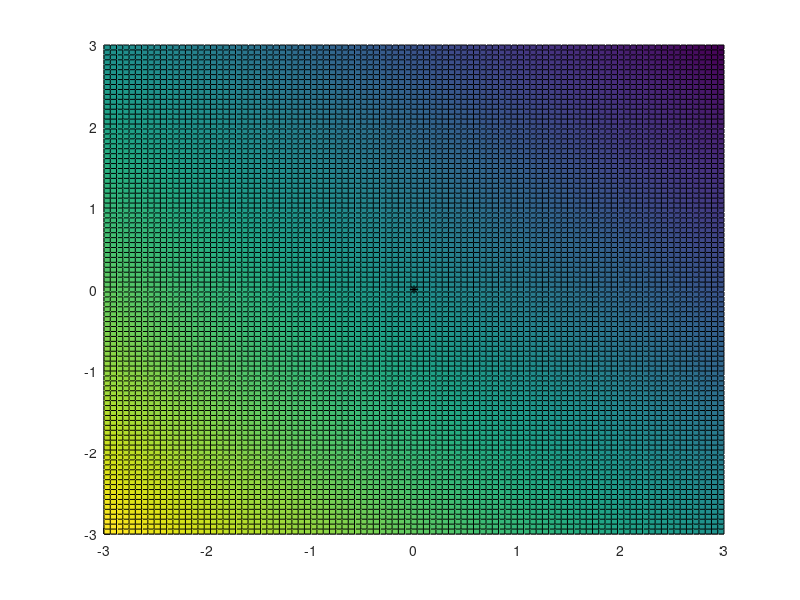
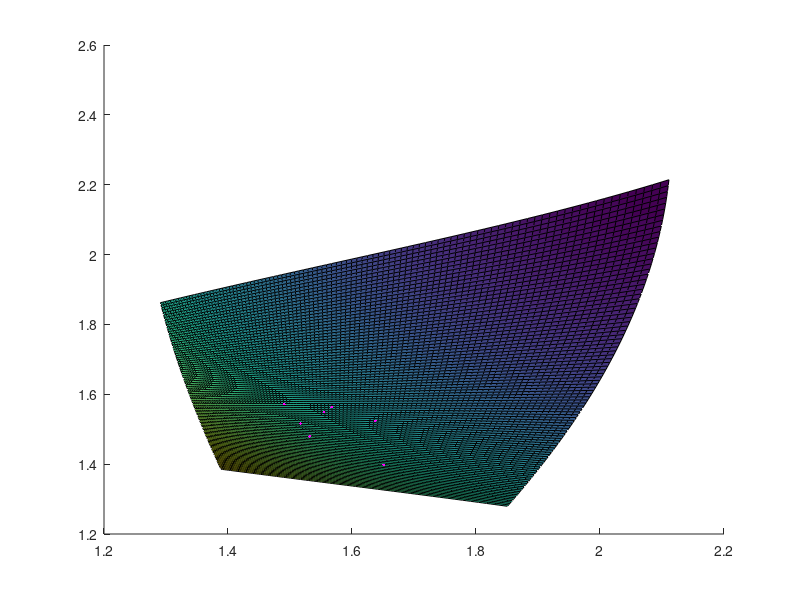

Here is the MATLAB script that generated these plots, in order: (Note: this script raises an error after producing the figures.)
%%
% Contents
% Section 1: An initial stab at fitting planes to data, minimizing error in 'r'.
% Includes code to test the dependence of the fit on linear transformations of the
% data.
%
% Section 2: Testing the dependence of a quadratic fit on linear
% transformations of the data.
%
% Section 2.1: Testing the dependence of linear and quadratic fit (of real
% data) with different data rotations.  Using the new NTsurfacefit.m which 
% treats the pair of planes as a special case of the general quadric
% surface.
%
% Section 3: Making a few plots for Paul Sampson (statistical consulting
% service) showing fits to an example dataset.
%
% Section 4: Fitting a plane and quadratic surfaces to simulated data and
% plotting these surfaces.
%
% Section 5: Trying a bootstrap test on an actual dataset (need to run some
% code in NeuroThresh.m first)
%
% Section 6: Testing the rejection probability of the bootstrap test by
% simulating data consistent with the null hypothesis.  Ideally, the 
% probability of rejecting the null hypothesis would be alpha.
%
% Section 7: Testing the rejection probability of the bootstrap test on a
% simple univariate linear regression.
%
% Section 8: Trying an idea to try to estimate SNR as a function of color
% direction from NeuroThresh data in an attempt to compare neural responses
% to DTspot data.  The basic idea is to fit the isoresponse surface 
% and the baseline rate, assume Poisson spiking and identical
% contrast response functions across color directions (normalized by
% distance to isoresponse surface).  Now we have a full distribution of
% spike counts at each location in color space.  Find the scale factor for
% which ROC area = 0.82.
%
% Section 8.1: How good is the approximation of a single contrast-response
% function in all color directions (using NeuroThresh)?
%
% Section 8.2: Comparing contrast-response functions measured in DTspot and
% NeuroThresh.  IN PROGRESS
%
% Section 9: What does the white noise could look like in LMS space?  How
% do the preferred color directions as assessed by WN, GT, and NT compare?
%
% Section 10: Playing around with a few models.  Planar isoresponse surface
% + nonlinear contrast response functions.  Also experimenting with
% non-planar isoresponse surfaces parameterized in spherical coordinates.
%%
% Section 1
% Playing around with planes in x,y,z and theta,phi,r

a = .1;
b = .1;
c = .1;
n = 10;

[x,y] = meshgrid(linspace(-3,3,100),linspace(-3,3,100));
% Using equation for plane: ax+by+cz+1 =0;
z= -(1+a*x+b*y)/c;

figure; axes; hold on;
surf(x,y,z);
plot3(0,0,0,'k*');

% Using Will Kleiber's spherical coordinates conventions
% can always switch back later.
% theta is elevation, but 0 means straight up
% phi is counterclockwise angle in the x, z plane
% Surface of plane in th, ph, log(r)
r = sqrt(x.^2+y.^2+z.^2);
th = acos(y./r);
ph = atan2(z,x);
L = logical(ph<0);
ph(L) = -ph(L);
ph(~L) = 2*pi-ph(~L);

figure; axes; hold on;
surf(th,ph,log(r));

% Creating random data and plotting them on same axes as surface
x = normrnd(0,1,n,1);
y = normrnd(0,1,n,1);
z = -(1+a*x+b*y)/c;
r = sqrt(x.^2+y.^2+z.^2);
r = r+normrnd(0,r/10);  % adding some noise.

th = acos(y./r);
ph = atan2(z,x);
L = logical(ph<0);
ph(L) = -ph(L);
ph(~L) = 2*pi-ph(~L);
plot3(th,ph,log(r),'m.');

% Bringing the noisy points back into xyz space
x = r.*sin(th).*cos(ph);
y = r.*cos(th);
z = -r.*sin(th).*sin(ph);

% Trying to fit the plane
% Creating an initial guess

pcs = princomp([x y z]);
mn = mean([x y z]);
initxyz = -sign(mn*pcs(:,3))* pcs(:,3)./norm(mn*pcs(:,3));
lights = [x y z];
[pointertoplane, out2, out3, out4] = fminsearch(@(x) surfacefiterr(lights,x),initxyz);

% Checking to see whether a linear transformation of the data leads to an
% estimate of the plane that is a linear transformation away from the
% original estimate of the plane (it is).
% 
% Here's the logic: 
% The equation for a plane is: [a b c]*[x y z]' = -1;
% Where a,b,c are parameters of the plane and x,y,z are spatial dimensions.
% if I transform [x y z] by a matrix A, I can rewrite this as:
% [a b c]*inv(A)*A*[x y z]'.  So if I feed A*[x y z]' into planefiterr
% instead of [x y z]' I get plane coefficients a',b',c' which are equal to
% [a b c]*inv(A).  To recover [a b c] from [a' b' c'] I have to
% postmultiply by A, or alternatively premultiply by A'.

pointerstoplane = [];
for i = 1:10
    A = normrnd(0,1,3,3);
    transformedxyz = [x y z]*A';
    pcs = princomp(transformedxyz);
    mn = mean(transformedxyz);
    initxyz = -sign(mn*pcs(:,3))* pcs(:,3)./norm(mn*pcs(:,3));
    [newpointertoplane, out2, out3, out4] = fminsearch(@(x) surfacefiterr(transformedxyz,x),initxyz);
    pointerstoplane = [pointerstoplane, A'*newpointertoplane];
end

pointerstoplane;


%%
% Section 2
% Testing the dependence of a quadratic fit on linear transformations of
% the data.  The SSE from the quadratic fit *does* depend somewhat on the
% coordinates in which the data are represented.  It's not as
% bad as the thin plate spline though.

a = normrnd(0,1)/10;
b = normrnd(0,1)/10;
c = normrnd(1,1)/10;

% simulating data points
n = 40;
x = normrnd(0,1,n,1);
y = normrnd(0,1,n,1);
z = -(1+a*x+b*y)/c;
[th,ph,r] = cart2sph(x,y,z);
noise = normrnd(1,.02,n,1);
r = exp(log(r)+log(noise));

% Bringing the noisy points back into xyz space
[x, y, z] = sph2cart(th,ph,r);

% Checking to see whether a linear transformation of the data changes the
% ratio of the SSE between the linear and the quadratic fits.

data = [];
for i = 1:40
    A = normrnd(0,40,3,3);
    % A = eye(3);
    transformedxyz = [x y z]*A';
    [v,d] = eig(cov([transformedxyz; -transformedxyz]));
    d = diag(d);
    whtmat = diag(sqrt(1./d))*v';
    transformedxyz = transformedxyz*whtmat';
    [th,ph,r] = cart2sph(transformedxyz(:,1),transformedxyz(:,2),transformedxyz(:,3));

    errs = zeros(500,500);
    tmp = tan(linspace(-pi/2.001,pi/2.001,size(errs,1)));
    for i = 1:length(tmp)
        for j = 1:length(tmp)
            % Parametrically varying a and b and leaving c=1
            predr = -1./(tmp(i).*cos(ph).*cos(th)+tmp(j).*cos(ph).*sin(th)+sin(ph));
            resid = log(abs(predr))-log(r);
            resid = resid-mean(resid);  % That extra degree of freedom
            errs(i,j) = sum(resid.^2);
        end
    end
    [i,j] = ind2sub(size(errs),find(errs(:) == min(errs(:))));
    predr = -1./(tmp(i).*cos(ph).*cos(th)+tmp(j).*cos(ph).*sin(th)+sin(ph));
    shiftfactor = mean(log(abs(predr))-log(r));
    atmp = tmp(i)*exp(shiftfactor);
    btmp = tmp(j)*exp(shiftfactor);
    ctmp = exp(shiftfactor);
    
    % Changing coordinate frames for gradient descent fits of planar and
    % quadratic surfaces.
    rotmat = MakeOrtho([[atmp; btmp; ctmp;] normrnd(0,1,3,2)]);
    rotmat = [rotmat(:,[2 3]) rotmat(:,1)];
    transformedxyz = transformedxyz*rotmat;
    
    rotabc = inv(rotmat)*[atmp;btmp;ctmp];
    options = optimset('MaxFunEvals',50000,'MaxIter',50000,'TolFun',10^-6,'TolX',10^-6);
    
    [planeparams, planeSSE, out3, out4] = fminsearch(@(x) surfacefiterr2(transformedxyz,x),rotabc, options);
    [quadparams, quadSSE, out3, out4] = fminsearch(@(x) surfacefiterr2(transformedxyz,x),[planeparams',0,0,0],options);
    data = [data; planeSSE quadSSE]
end


std(data)./mean(data)  % coefficient of variation
% The quality of the quadratic fit appears to depend very little on the
% initial linear transformation of the data.

%%
% Section 2.1
% Looking at the influence of data rotations on the plane and quadratic
% fits of real data (which has OOGs).  


%NTfilename = 'Sedna/S022210002.nex';  % pan color
%NTfilename = 'Sedna/S050410006.nex';  % planar
NTfilename = 'Kali/K091010004.nex'; % Bowl
NTfilename = 'Sedna/S033010003.nex';  % Cylinder?
NT = nex2stro(['/Users/greghorwitz/NexFiles/Greg/',NTfilename]);
out = NTpreprocess(NT,.4,2);
scaled = out(:,[2:4]).*repmat(out(:,5), 1,3);
Loog = logical(out(:,7));
data = [];
for i = 1:10
    A = normrnd(0,1,3,3);
    warning('off');
    [planeparams, planeSSE, quadparams, quadSSE, xformmat] = NTsurfacefit(scaled*A, Loog, 'newway');
    warning('on');
    data = [data; planeSSE quadSSE planeparams' quadparams]
end

%%
% Section 3
% Making figures for Paul Sampson et al.
% Need to have "data" from NeuroThreshStuff.m and Laccept
% This is a good file: 'K082509007.nex'

% 1) Points and fitted plane in xyz
Loog = logical(data(Laccept,6));
scaled = data(Laccept,[1:3]) .*repmat(data(Laccept,4), 1,3);


% Not sure how to handle OOG points.  For now, ignoring them.
[pcs, score, d] = princomp(scaled(~Loog,:));
mn = mean(scaled(~Loog,:))';
initxyz = -sign(mn'*pcs(:,3))* pcs(:,3)./norm(mn'*pcs(:,3));
options = optimset('MaxFunEvals',10000,'MaxIter',8000);
[pointertoplane, planeSSE, exitflag, out4] = fminsearch(@(x) surfacefiterr(scaled(~Loog,:),x),initxyz, options);
if (exitflag == 0)
    disp('Trying again with new initial guess');
    [pointertoplane, planeSSE, exitflag, out4] = fminsearch(@(x) surfacefiterr(scaled(~Loog,:),x),mn, options);
end

% Plotting
lims = [min(scaled(~Loog,:)); max(scaled(~Loog,:))];
figure; axes; hold on;
[x,y] = meshgrid(linspace(lims(1,1),lims(2,1),2),linspace(lims(1,2),lims(2,2),2));
% Using equation for plane: ax+by+cz+1 =0;
z=-(1+pointertoplane(1)*x+pointertoplane(2)*y)/pointertoplane(3);
h=surf(x,y,z);
set(h,'FaceAlpha',.75,'FaceColor',[.5 .5 .5]);
plot3(scaled(~Loog,1),scaled(~Loog,2), scaled(~Loog,3),'r.','MarkerSize',16);


%%
% Section 3 cont.
% Thin-plate smoothing spline
% Not sure this rotating thing is doing what I want it to do.
% Might need to work on this.
scaled = data(Laccept,[1:3]) .*repmat(data(Laccept,4), 1,3);
rotdat = scaled(~Loog,:);

r = sqrt(rotdat(:,1).^2+rotdat(:,2).^2+rotdat(:,3).^2);
th = acos(rotdat(:,2)./r);
ph = atan2(rotdat(:,3),rotdat(:,1));
L = logical(ph<0);
ph(L) = -ph(L);
ph(~L) = 2*pi-ph(~L);

[F,p] = tpaps([th ph]',log(r'));
[a,b] = meshgrid(linspace(min(th),max(th),100),linspace(min(ph),max(ph),100));
tmp = reshape(permute(cat(3,a,b),[3,1,2]),[2,size(a,1)*size(b,1)]);
splinepoints = fnval(F,tmp);
figure; axes; hold on;
h = surf(a,b,reshape(splinepoints,100,100));
plot3(th,ph,log(r),'r.');
resid = fnval(F,[th ph]')-log(r)';
splineSSE = sum(resid.^2)
title(num2str(splineSSE));

% Getting planeSSE
[pcs, score, d] = princomp(scaled(~Loog,:));
mn = mean(scaled(~Loog,:))';
initxyz = -sign(mn'*pcs(:,3))* pcs(:,3)./norm(mn'*pcs(:,3));
options = optimset('MaxFunEvals',10000,'MaxIter',8000);
[tmp, planeSSE, exitflag] = fminsearch(@(x) surfacefiterr(scaled(~Loog,:),x),initxyz, options);

% Now bootstrapping the residuals and fitting planes
niter = 2;
nulldist = [];
for i = 1:niter
    tmpresid = exp(resid(unidrnd(length(resid),[1 length(resid)])));
    l = r.*tmpresid'.*sin(th).*cos(ph);
    m = r.*tmpresid'.*cos(th);
    s = -r.*tmpresid'.*sin(th).*sin(ph);
    [pcs, score, d] = princomp([l m s]);
    mn = mean([l m s])';
    initxyz = -sign(mn'*pcs(:,3))* pcs(:,3)./norm(mn'*pcs(:,3));

    [tmp, SSE1, exitflag] = fminsearch(@(x) surfacefiterr([l m s],x),initxyz, options);
    Fboot = tpaps([th ph]',log(r'+tmpresid));
    SSE2 = sum((fnval(F,[th ph]')-log(r')-log(tmpresid)).^2);

    nulldist = [nulldist; SSE1./SSE2];
end
p = sum(nulldist<planeSSE/splineSSE)./niter;
%%
% Section 3 cont.
% Getting an empirical distribution of splineSSE and smoothing parameters
% for random rotations of the data.  The bottom line from this code is that
% the splineSSE depends alot on the coordinate frame in which the data are
% represented.  This is not good and steers me against using the thin plate
% spline.
niter = 2000;
scaled = data(Laccept,[1:3]) .*repmat(data(Laccept,4), 1,3);
out = nan*ones(niter,2);
for i = 1:niter
    rotdat = scaled(~Loog,:)*orth(normrnd(0,1,3,3))';

    r = sqrt(rotdat(:,1).^2+rotdat(:,2).^2+rotdat(:,3).^2);
    th = acos(rotdat(:,2)./r);
    ph = atan2(rotdat(:,3),rotdat(:,1));
    L = logical(ph<0);
    ph(L) = -ph(L);
    ph(~L) = 2*pi-ph(~L);

    [F,p] = tpaps([th ph]',log(r'),.99);
    resid = fnval(F,[th ph]')-log(r)';
    splineSSE = sum(resid.^2);
    out(i,:) = [splineSSE p];
end
figure;
subplot(2,2,1);
hist(out(:,1));
title('SplineSSE');
subplot(2,2,2);
hist(out(:,2));
title('Smoothing parameter');
subplot(2,2,3); hold on;
plot(out(:,1),out(:,2),'k.');
plot([planeSSE planeSSE],[min(out(:,2)) max(out(:,2))],'r-','linewidth',2);
xlabel('SplineSSE');
ylabel('Smoothing parameter');
%%
% Section 3 cont.
% 2) replotting in PCA space

M = pcs*diag(1./sqrt(d));
a = scaled*M;
cov(a(~Loog,:))  % Sanity check
lims = [min(a(~Loog,:)); max(a(~Loog,:))];
[x,y] = meshgrid(linspace(lims(1,1),lims(2,1),2),linspace(lims(1,2),lims(2,2),2));
b = pointertoplane'*pcs*diag(sqrt(d));
z=-(1+b(1)*x+b(2)*y)/b(3);

figure; axes; hold on;
plot3(a(~Loog,1),a(~Loog,2), a(~Loog,3),'r.','MarkerSize',16);
h=surf(x,y,z);
set(h,'FaceAlpha',.75,'EdgeAlpha',0,'FaceColor',[.5 .5 .5]);
%%
% Section 3 cont.
% Plotting in spherical coordinates
r = data(:,4);
th = acos(data(:,2));
ph = atan2(data(:,3),data(:,1));
L = logical(ph<0);
ph(L) = -ph(L);
ph(~L) = 2*pi-ph(~L);

figure; axes; hold on;
plot3(th(~Loog),ph(~Loog),log(r(~Loog)),'r.','MarkerSize',16);

% Now the surface
lims = [min(scaled(~Loog,[1 2])); max(scaled(~Loog,[1 2]))];
[x,y] = meshgrid(linspace(lims(1,1),lims(2,1),50),linspace(lims(1,2),lims(2,2),50));

a = pointertoplane(1);
b = pointertoplane(2);
c = pointertoplane(3);
z = -(1+a*x+b*y)/c;
r = sqrt(x.^2+y.^2+z.^2);
th = acos(y./r);
ph = atan2(z,x);
L = logical(ph<0);
ph(L) = -ph(L);
ph(~L) = 2*pi-ph(~L);
h = surf(th,ph,log(r));
set(h,'FaceAlpha',.5,'EdgeAlpha',0);
xlabel('theta');
ylabel('phi');
zlabel('r');


%%
% Section 3 cont.
% Residuals
r = data(:,4);
th = acos(data(:,2));
ph = atan2(data(:,3),data(:,1));
L = logical(ph<0);
ph(L) = -ph(L);
ph(~L) = 2*pi-ph(~L);

predr = -1./(pointertoplane(1).*sin(th).*cos(ph)+pointertoplane(2).*cos(th)-pointertoplane(3).*sin(th).*sin(ph));
figure;
subplot(2,1,1);
plot(predr(~Loog),r(~Loog)-predr(~Loog),'k.');
xlabel('fitted');
ylabel('data-fitted');

subplot(2,1,2);
plot(log(predr(~Loog)),log(r(~Loog))-log(predr(~Loog)),'k.');
xlabel('log(fitted)');
ylabel('log(data-fitted)');

%%
% Section 4
% Fitting a plane and a quadratic surface to simulated data. 
a = .2;
b = -.2;
c = -.1;

n = 40;
x = normrnd(0,1,n,1);
y = normrnd(0,1,n,1);
z = -(1+a*x+b*y)/c;
r = sqrt(x.^2+y.^2+z.^2);
r = r+normrnd(0,r/4);  % adding some noise.

th = acos(y./r);
ph = atan2(z,x);
L = logical(ph<0);
ph(L) = -ph(L);
ph(~L) = 2*pi-ph(~L);

% Bringing the noisy points back into xyz space
x = r.*sin(th).*cos(ph);
y = r.*cos(th);
z = -r.*sin(th).*sin(ph);

% Trying to fit the plane
% Creating an initial guess
mn = mean([x y z]);
initxyz = -pinv(mn);
initxyz = [a b c]';
options = optimset('MaxFunEvals',50000,'MaxIter',50000);
[planeparams, planeerr, out3, out4] = fminsearch(@(fn) surfacefiterr([x y z],fn),initxyz,options);
[quadparams1, quaderr1, out3, out4] = fminsearch(@(fn) surfacefiterr([x y z],fn),[planeparams;0;0;0],options);
[quadparams2, quaderr2, out3, out4] = fminsearch(@(fn) surfacefiterr([x y z],fn),[planeparams;0;0;0;0;0;0],options);

% Plotting the plane
figure; axes; hold on;
plot3(0,0,0,'y*','MarkerSize',10);
plot3(x,y,z,'r.','MarkerSize',10);
[xx yy] = meshgrid(linspace(-2,2,2),linspace(-2,2,2));
planez = -(1+planeparams(1)*xx+planeparams(2)*yy)/planeparams(3);
h = surf(xx,yy,planez);
set(h,'FaceAlpha',.2);


% Plotting the quadratic fit without the crossterms
% The quadratic surface: 
% ax+by+cz+dx^2+ey^2+fz^2+gxy+hyz+ixz+1 = 0

% Rearranging terms 
% fz^2+(c+hy+ix)z+(1+ax+by+dx^2+ey^2+gxy) = 0
% General solution to quadratic equation: az^2+bz+c = 0
% z = 2c/(-b+-4ac)
cprime = 1+quadparams1(1).*mn(1)+quadparams1(2).*mn(2)+quadparams1(4).*mn(1).^2+quadparams1(5).*mn(2).^2;
z1 = 2*cprime./(-quadparams1(3)+sqrt(quadparams1(3).^2-4*quadparams1(6)*cprime));
z2 = 2*cprime./(-quadparams1(3)-sqrt(quadparams1(3).^2-4*quadparams1(6)*cprime));
if (abs(mn(3)-z1) < abs(mn(3)-z2))
    signz = 1;
else
    signz = -1;
end

[xx yy] = meshgrid(linspace(-2,2,100),linspace(-2,2,100));
cprime = 1+quadparams(1).*xx+quadparams(2).*yy+quadparams(4).*xx.^2+quadparams(5).*yy.^2;
quadz = 2*cprime./(-quadparams(3)+signz.*sqrt(quadparams(3).^2-4*quadparams(6)*cprime));
Limag = real(quadz) ~= quadz;
xx(Limag) = nan;
yy(Limag) = nan;
quadz(Limag) = nan;
h = surf(xx,yy,quadz);
set(h,'FaceAlpha',.2,'EdgeAlpha',.2,'edgecolor','red');

% Figuring out which of the two solutions (surfaces) to use for the
% quadratic fit with the crossterms
cprime = 1+quadparams2(1).*mn(1)+quadparams2(2).*mn(2)+quadparams2(4).*mn(1).^2+quadparams2(5).*mn(2).^2+quadparams2(7).*mn(1).*mn(2);
bprime = quadparams2(3)+quadparams2(8).*mn(2)+quadparams2(9).*mn(1);
z1 = 2*cprime./(-bprime+sqrt(bprime.^2-4*quadparams2(6)*cprime));
z2 = 2*cprime./(-bprime-sqrt(bprime.^2-4*quadparams2(6)*cprime));
if (abs(mn(3)-z1) < abs(mn(3)-z2))
    signz = 1;
else
    signz = -1;
end
cprime = 1+quadparams2(1).*xx+quadparams2(2).*yy+quadparams2(4).*xx.^2+quadparams2(5).*yy.^2+quadparams2(7).*xx.*yy;
bprime = quadparams2(3)+quadparams2(8).*yy+quadparams2(9).*xx;

quadz = 2*cprime./(-bprime+signz.*sqrt(bprime.^2-4*quadparams2(6)*cprime));
Limag = real(quadz) ~= quadz;
xx(Limag) = nan;
yy(Limag) = nan;
quadz(Limag) = nan;
h = surf(xx,yy,quadz);
set(h,'FaceAlpha',.2,'EdgeAlpha',.2,'edgecolor','blue');

title(['SSEs: ',num2str(planeerr),' ',num2str(quaderr1),' ',num2str(quaderr2)]);
%%
% Section 5
% Now trying a bootstrapping test comparing a planar model to a quadratic
% model.
% Need to have "data" from NeuroThreshStuff.m and Laccept
% and you should have gone through the part in which a single "group"
% of points is identified.
% This is a good file: 'K082509007.nex'
% Still need a good way of making the initial guess.

% Fitting the plane and the quadratic surface
Loog = logical(data(Laccept,6));
scaled = data(Laccept,[1:3]) .*repmat(data(Laccept,4), 1,3);
mn = mean(scaled(~Loog,:))';
[pcs, score, d] = princomp(scaled(~Loog,:));
mn = mean(scaled(~Loog,:))';
initxyz = -sign(mn'*pcs(:,3))* pcs(:,3)./norm(mn'*pcs(:,3));
options = optimset('MaxFunEvals',10000,'MaxIter',8000);
[planeparams, planeSSE, out3, out4] = fminsearch(@(fn) surfacefiterr(scaled(~Loog,:),fn),initxyz,options);
[quadparams, quadSSE, out3, out4] = fminsearch(@(fn) surfacefiterr(scaled(~Loog,:),fn),[planeparams;0;0;0;0;0;0],options);

% Plotting data
figure; axes; hold on;
plot3(scaled(~Loog,1),scaled(~Loog,2),scaled(~Loog,3),'r.','MarkerSize',10);
plot3(scaled(Loog,1),scaled(Loog,2),scaled(Loog,3),'y.','MarkerSize',10);
plot3(0,0,0,'y*','MarkerSize',10);
title(num2str([planeSSE quadSSE]));

% Plotting plane
[xx yy] = meshgrid(linspace(-.1,.1,2),linspace(-.1,.1,2));
planez = -(1+planeparams(1)*xx+planeparams(2)*yy)/planeparams(3);
h = surf(xx,yy,planez);
set(h,'FaceAlpha',.2);

% Plotting quadratic surface
[xx yy] = meshgrid(linspace(-.2,.2,100),linspace(-.2,.2,100));
cprime = 1+quadparams(1).*xx+quadparams(2).*yy+quadparams(4).*xx.^2+quadparams(5).*yy.^2+quadparams(7).*xx.*yy;
bprime = quadparams(3)+quadparams(8).*yy+quadparams(9).*xx;
for signz = [-1 1];
    quadz = 2*cprime./(-bprime+signz.*sqrt(bprime.^2-4*quadparams(6)*cprime));
    Limag = real(quadz) ~= quadz;
    xx(Limag) = nan;
    yy(Limag) = nan;
    quadz(Limag) = nan;
    h = surf(xx,yy,quadz);
    set(h,'FaceAlpha',.2,'EdgeAlpha',.2,'edgecolor','blue');
end
% Getting the residuals from the quadratic fit
r = sqrt(sum(scaled(:,[1 2 3]).^2,2));

A = ([scaled(~Loog,[1 2 3]).^2,...
    scaled(~Loog,1).*scaled(~Loog,2),...
    scaled(~Loog,2).*scaled(~Loog,3),...
    scaled(~Loog,1).*scaled(~Loog,3)]...
        *quadparams([4 5 6 7 8 9]))./(r(~Loog,:).^2);

B = (scaled(~Loog,[1 2 3])*quadparams([1 2 3]))./r(~Loog,:);

predr1 = 2./(-B+sqrt(B.^2-4.*A));
predr2 = 2./(-B-sqrt(B.^2-4.*A));

% Clunky code below
predr = nan*ones(size(predr1));
predr(predr1 < 0) = predr2(predr1 < 0);
predr(predr2 < 0) = predr1(predr2 < 0);
L = isnan(predr); % color directions with two positive solutions
predr(L) = min([predr1(L), predr2(L)],[],2);
resid = log(r)-log(predr);

exp(resid)

% Finding r's that lie on the best fit plane.
th = acos(scaled(~Loog,2)./r(~Loog));
ph = atan2(scaled(~Loog,3),scaled(~Loog,1));
L = logical(ph<0);
ph(L) = -ph(L);
ph(~L) = 2*pi-ph(~L);
planer = -1./(planeparams(1).*sin(th).*cos(ph)+planeparams(2).*cos(th)-planeparams(3).*sin(th).*sin(ph))

niter = 10;
nulldist = nan*ones(niter,1);
drawnow;
for i = 1:niter
    i
    tmpresid = exp(resid(unidrnd(length(resid),[1 length(resid)])));
    l = planer.*tmpresid.*sin(th).*cos(ph);
    m = planer.*tmpresid.*cos(th);
    s = -planer.*tmpresid.*sin(th).*sin(ph);

    [tmp, SSE1, exitflag] = fminsearch(@(x) surfacefiterr([l m s],x),planeparams, options);
    [tmp, SSE2, exitflag] = fminsearch(@(x) surfacefiterr([l m s],x),[tmp;0;0;0;0;0;0], options);
    nulldist(i)= SSE1./SSE2;
end
p = sum(nulldist>planeSSE/quadSSE)./niter;
figure; axes; hold on;
hist(nulldist,40);
title(['p=',num2str(p)]);
plot(planeSSE/quadSSE,0,'m*');
%%
% Section 6
% Testing the alpha level of the bootstrap test
% Generating points on a plane plus some radial noise.
% Then doing the bootstrap test, comparing the qualities of plane to 
% quadratic fits to see how often we get a significant result.

% Simulated plane
niter = 1000;
nbootiter = 2000;
ps = [];
allplaneparams = [];
planeSSEs = [];
quadSSEs = [];
allquadparams = [];
types = [];
for i  = 1:niter
    % Inititial rotation of the data is probably important.
    % 'C' can't be too small. *(Is this really a problem?  I don't know.)
    a = normrnd(0,1)/10;
    b = normrnd(0,1)/10;
    c = normrnd(1,1)/10;

    % simulating data points
    n = 40;
    x = normrnd(0,1,n,1);
    y = normrnd(0,1,n,1);
    z = -(1+a*x+b*y)/c;
    r = sqrt(x.^2+y.^2+z.^2);
    noise = normrnd(1,.02,n,1);
    r = exp(log(r)+log(noise));

    th = acos(y./r);
    ph = atan2(z,x);
    L = logical(ph<0);
    ph(L) = -ph(L);
    ph(~L) = 2*pi-ph(~L);

    % Bringing the noisy points back into xyz space
    x = r.*sin(th).*cos(ph);
    y = r.*cos(th);
    z = -r.*sin(th).*sin(ph);

    % Trying to fit the plane
    % Creating an initial guess
    %mn = mean([x y z])';
    %[pcs, score, d] = princomp([x y z]);
    %initxyz = -sign(mn'*pcs(:,3))* pcs(:,3)./norm(mn'*pcs(:,3));
    initxyz = [a b c]';  % Using the true values as an initial guess.
    options = optimset('MaxFunEvals',50000,'MaxIter',50000);
    disp('Fitting plane');
    [planeparams, planeSSE, out3, out4] = fminsearch(@(fn) surfacefiterr2([x y z],fn),initxyz,options);
    disp('Fitting quadratic surface');
    %[quadparams, quadSSE, out3, out4] = fminsearch(@(fn) surfacefiterr([x y z],fn),[planeparams;0;0;0],options);
    [quadparams, quadSSE, out3, out4] = fminsearch(@(fn) surfacefiterr2([x y z],fn),[planeparams;0;0;0],options);
     
%     A = ([x.^2 y.^2 x.*y]*quadparams([4 5 6]))./(r.^2);
%     B = ([x y z]*quadparams([1 2 3]))./r;
% 
%     quadpredr1 = 2./(-B+sqrt(B.^2-4.*A));
%     quadpredr2 = 2./(-B-sqrt(B.^2-4.*A));
% 
%     resid = nan*ones(size(quadpredr1));
%     resid(quadpredr1 < 0) = log(r(quadpredr1 < 0))-log(quadpredr2(quadpredr1 < 0));
%     resid(quadpredr2 < 0) = log(r(quadpredr2 < 0))-log(quadpredr1(quadpredr2 < 0));
%     L = isnan(resid); % color directions with two positive solutions
%     resid(L) = min([abs(log(r(L))-log(quadpredr1(L))) abs(log(r(L))-log(quadpredr2(L)))],[],2);

    % Finding r's that lie on the best fit plane.
    th = acos(y./r);
    ph = atan2(z,x);
    L = logical(ph<0);
    ph(L) = -ph(L);
    ph(~L) = 2*pi-ph(~L);
    planer = -1./(planeparams(1).*sin(th).*cos(ph)+planeparams(2).*cos(th)-planeparams(3).*sin(th).*sin(ph));

    % Debugging
     resid = log(r)-log(planer);
    
    nulldist = nan*ones(nbootiter,1);
    wait_h = waitbar(0,'Bootstrapping...');
    disp(['Bootstrapping.  PlaneSSE = ',num2str(planeSSE),' QuadSSE = ',num2str(quadSSE)]);
    SSEs = [];
    for j = 1:nbootiter
        waitbar(j/nbootiter, wait_h);
        tmpresid = exp(resid(unidrnd(length(resid),[1 length(resid)])));
        
        % Debugging
        %tmpresid = normrnd(1,.02,n,1);
     
        l = planer.*tmpresid.*sin(th).*cos(ph);
        m = planer.*tmpresid.*cos(th);
        s = -planer.*tmpresid.*sin(th).*sin(ph);

        [tmp, SSE1, exitflag1] = fminsearch(@(x) surfacefiterr2([l m s],x),planeparams, options);
        % [tmp, SSE2, exitflag2] = fminsearch(@(x) surfacefiterr([l m s],x),[planeparams;0;0;0], options);
        [tmp, SSE2, exitflag2] = fminsearch(@(x) surfacefiterr2([l m s],x),[planeparams;0;0;0], options);
        if (~exitflag1)
            disp('Bonked on a plane fit');
        end
        if (~exitflag2)
            disp('Bonked on a quadratic fit');
        end
        if (~exitflag1 | ~exitflag2)
            j = j-1;
        end
        nulldist(j)= (SSE1-SSE2)./SSE2;
        SSEs(j,:) = [SSE1 SSE2];
    end
    close(wait_h);
    p = sum(nulldist>(planeSSE-quadSSE)/quadSSE)./nbootiter;
    planeSSEs = [planeSSEs; planeSSE mean(SSEs(:,1)) std(SSEs(:,1))];
    quadSSEs = [quadSSEs; quadSSE mean(SSEs(:,2)) std(SSEs(:,2))];
    ps = [ps; p]
    types = [types; std(resid)];
    allplaneparams = [allplaneparams; planeparams'];
    allquadparams = [allquadparams; quadparams'];
end

figure;
hist(ps);
figure;
fittdiff = sum((allplaneparams-allquadparams(:,[1 2 3])).^2,2);
hist(ps(fittdiff < 100));

%%
% Section 7
% OK, now something even simpler
% Taking data that are Gaussian deviations away from a line.  Fitting a
% line and a quadratic by OLS.  Resampling from the quadratic residuals,
% sticking them on the best fit line and calculating the SSE of the line
% and quadratic fits.

% The distribution of p-values generated by this code is impressively
% uniform!

% Simulated plane
niter = 1000;
nbootiter = 2000;
ps = [];
for i  = 1:niter
    b = normrnd(0,1,2,1)/10;

    % simulating data points
    n = 40;
    x = normrnd(0,1,n,1);
    y = b(1)+b(2)*x+normrnd(0,.1,n,1);
    b_linear = [ones(n,1) x]\y;
    yhat_linear = [ones(n,1) x]*b_linear;
    lineSSE = sum((y-yhat_linear).^2);
    b_quad = [ones(n,1) x x.^2]\y;
    yhat_quad = [ones(n,1) x x.^2]*b_quad;
    quadSSE = sum((y-yhat_quad).^2);
    resid = y-yhat_quad;
    
    nulldist = nan*ones(nbootiter,1);
    wait_h = waitbar(0,'Bootstrapping...');
    disp(['Bootstrapping.  PlaneSSE = ',num2str(lineSSE),' QuadSSE = ',num2str(quadSSE)]);
    for j = 1:nbootiter
        waitbar(j/nbootiter, wait_h);
        tmpresid = resid(unidrnd(length(resid),[1 length(resid)]));
        y = yhat_linear+tmpresid;
        
        b_linear = [ones(n,1) x]\y;
        yhat_linear = [ones(n,1) x]*b_linear;
        SSE1 = sum((y-yhat_linear).^2);
        b_quad = [ones(n,1) x x.^2]\y;
        yhat_quad = [ones(n,1) x x.^2]*b_quad;
        SSE2 = sum((y-yhat_quad).^2);
        
        nulldist(j)= SSE1./SSE2;
    end
    close(wait_h);
    p = sum(nulldist>lineSSE/quadSSE)./nbootiter;
    ps = [ps; p]
 end

figure;
hist(ps);

%%
% Section 8
% trying to get a meaningful (if model-bound) estimate of neurometric
% threshold from NeuroThresh data. (Run the begining part of
% NeuroThreshStuff first so that we have "planeparams" and "quadparams").
% Not assuming a linear contrast response function.

% Getting raw spike counts.
nspikes = zeros(size(stro.trial,1),1);
for i = 1:size(stro.trial,1)
    spiketimes = stro.ras{i,spikeidx};
    nspikes(i) = sum(spiketimes > stimon_t(i)+stro.sum.exptParams.latency/1000 & spiketimes < stimoff_t(i));
    dur(i)= stimoff_t(i)-stimon_t(i)-stro.sum.exptParams.latency/1000;
end

tmp1 = [];
tmp2 = [];
for i = find(Laccept)'
    if (data(i,end) == 1)
        continue
    end
    % Getting predicted distances to plane (in transformed space)
    coloridx = uniquecoloridxs(i);
    colordir = data(i,[1 2 3]);
    rotcol =  colordir*xformmat; % To get into the same space as planeparams/quadparams  
    
    r = sqrt(sum(rotcol.^2,2));
    A = (quadparams(4).*rotcol(:,1).^2+quadparams(5).*rotcol(:,2).^2+quadparams(6).*rotcol(:,1).*rotcol(:,2))./(r.^2);
    B = (quadparams(1).*rotcol(:,1)+quadparams(2).*rotcol(:,2)+quadparams(3).*rotcol(:,3))./r;

    quadpredr1 = 2./(-B+sqrt(B.^2-4.*A));
    quadpredr2 = 2./(-B-sqrt(B.^2-4.*A));
    quadpredr1(real(quadpredr1) ~= quadpredr1) = Inf;
    quadpredr2(real(quadpredr2) ~= quadpredr2) = Inf;
    quadpredr = min([abs(quadpredr1), abs(quadpredr2)]);
    quadpredr = quadpredr./r;  
    % Quadpredr is now multiplier to get a unit vector in color direction to surface
    
    linpredr = (planeparams'*planeparams)/abs(rotcol*planeparams); % distance to plane (multiplier)
    % (predr*rotcol)*planeparams == norm(planeparams).^2
    % predr is the scaling factor that puts rotcol on the plane
    tmp1 = [tmp1;quadpredr data(i,4)];

    L = coloridxs == coloridx;
    lms = stro.trial(L,lmsidxs);
    [u,s,v] = svd(lms);
    unitvector = v(:,1);
    contrasts = abs(lms*unitvector);
    resp = nspikes(L);
    tmp2 = [tmp2; repmat(coloridx,sum(L),1) contrasts/quadpredr, resp];
   
  % color_id, normalized contrast, response
end
figure; axes; hold on;
plot(log(tmp1(:,1)),log(tmp1(:,2)),'k.');
plot([min(log(tmp1(:,1))),max(log(tmp1(:,1)))],[min(log(tmp1(:,2))),max(log(tmp1(:,2)))],'k:');
xlabel('log predr');
ylabel('log r');

figure; axes; hold on;
for i = unique(tmp2(:,1))'
    L = tmp2(:,1) == i;
    h = plot(tmp2(L,2), tmp2(L,3),'k.');
    set(h,'Color',unifrnd(0,1,1,3));
   % drawnow;
   % pause;
   % cla
end
beta = glmfit([tmp2(:,2) tmp2(:,2).^2],tmp2(:,3),'poisson','link','identity');
%plot([0 2],beta(1)+beta(2)*[0 2],'k-');
tmp = logspace(-.5, .3);
plot(tmp,beta(1)+beta(2)*tmp+beta(3)*tmp.^2,'k-');
thr = stro.sum.exptParams.threshold*mean(dur);
plot([min(tmp2(:,2)) 1 1],[thr thr 0],'k-');
set(gca,'xscale','log')

% Now have to find the "normalized contrast" at which the ROC area is 0.82
% Getting baseline response
 L = logical(~isnan(fpacq_t));
 baseline = [];
 for i = find(L)'
     spiketimes = stro.ras{i,spikeidx};
     baseline = [baseline; sum(spiketimes > stimon_t(i)-stro.sum.exptParams.latency/1000 & spiketimes < stimon_t(i))];
 end
 [baselinepdf,n] = hist(baseline,[0:5*max(nspikes)]);
 baselinepdf = baselinepdf./sum(baselinepdf);
 %baselinepdf = poisspdf(0:5*max(nspikes), mean(baseline));
 %baselinepdf = poisspdf(0:5*max(nspikes), beta(1));
 tmp = [];
 for testcontrast = 0:.01:2
     testlambda = beta(1)+beta(2)*testcontrast+beta(3)*testcontrast.^2;
     testpdf = poisspdf(0:5*max(nspikes),testlambda);
     testcdf = poisscdf(0:5*max(nspikes),testlambda);
     rocarea = baselinepdf*(1-testcdf') + .5* testpdf*baselinepdf';
    tmp  = [tmp; testcontrast, rocarea];
    % Logic for the above line:
    % P(X>Y) = P(X>0|y=1)P(Y=1) + ...
	% P(X=Y) = P(X=0|y=0)P(Y=0) + ...
end
err = (tmp(:,2) - .82).^2;
% Normalized contrast (0 = blank, 1 = on isoresponse surface) 
% at which modeled neurometric threshold is 0.82
threshnormcontrast = tmp(find(err == min(err)),1);
% Now estimating threshold for a particular color direction in cone
% contrast units
colordir = [0 0 1];
colordir = colordir./norm(colordir);
rotcol =  colordir*xformmat; % To get into the same space as planeparams
%predr = (planeparams'*planeparams)/abs(rotcol*planeparams); % linear fit
r = sqrt(sum(rotcol.^2,2));
A = (quadparams(4).*rotcol(:,1).^2+quadparams(5).*rotcol(:,2).^2+quadparams(6).*rotcol(:,1).*rotcol(:,2))./(r.^2);
B = (quadparams(1).*rotcol(:,1)+quadparams(2).*rotcol(:,2)+quadparams(3).*rotcol(:,3))./r;

quadpredr1 = 2./(-B+sqrt(B.^2-4.*A));
quadpredr2 = 2./(-B-sqrt(B.^2-4.*A));
quadpredr1(real(quadpredr1) ~= quadpredr1) = Inf;
quadpredr2(real(quadpredr2) ~= quadpredr2) = Inf;
quadpredr = min([abs(quadpredr1), abs(quadpredr2)]);
quadpredr = quadpredr./r;  % Quadpredr is now multiplier to get a unit vector in color dierciton to surface

predthresh = quadpredr*threshnormcontrast;
title(['Color Dir: [',num2str(colordir,2),'] Estimated threshold: ',num2str(predthresh)])

%%
% Testing out parametric ROC calculation
rocs = [];
for i = 1:1000
    x = poissrnd(mean(baseline), 100,1);
    y = poissrnd(testnormcontrast, 100,1);
    rocs = [rocs; roc(x,y)];
end
hist(rocs)
title(num2str(mean(rocs)))

%%
% Section 8.1
% Comparing contrast-response functions in multiple directions in color
% space in NeuroThresh.  How good is the approximation of a single
% underlying contrast-response function that works in all color directions
% but the domain of which is scaled?
NTfilename = 'S030510003';
NT = nex2stro(findfile(NTfilename));
out = NTpreprocess(NT,.4, 1);
out(out(:,end) == 1,:) = [];  % Getting rid of the OOGs
spikeidx = strcmp(NT.sum.rasterCells(1,:),getSpikenum(NT));
coloridxs = NT.trial(:,strcmp(NT.sum.trialFields(1,:),'coloridx'));
stimon_t = NT.trial(:,strcmp(NT.sum.trialFields(1,:),'stim_on'));
stimoff_t = NT.trial(:,strcmp(NT.sum.trialFields(1,:),'stim_off'));
lms = NT.trial(:,[find(strcmp(NT.sum.trialFields(1,:),'lcont'))...
            find(strcmp(NT.sum.trialFields(1,:),'mcont'))...
            find(strcmp(NT.sum.trialFields(1,:),'scont'))]);

for i = 1:size(NT.trial,1)
    spiketimes = NT.ras{i,spikeidx};
    nspikes(i) = sum(spiketimes > stimon_t(i)+NT.sum.exptParams.latency/1000 & spiketimes < stimoff_t(i));
end

uniquecoloridxs = out(:,1);
uniquecolordirs = out(:,[2:4]);

% First, getting the color directions, contrasts, and responses into an
% easy to use format.  Also plotting contrast response functions in vector
% norms;
figure; subplot(2,1,1); hold on;
data = [];
for i = uniquecoloridxs'
    L = coloridxs == i;
    contrast = abs(uniquecolordirs(uniquecoloridxs == i,:)*lms(L,:)');
    data(length(data)+1).contrast = contrast';
    data(length(data)).response = nspikes(L);
    data(length(data)).lms = uniquecolordirs(uniquecoloridxs == i,:);
    
    h = plot(contrast, nspikes(L),'ko');
    set(h,'MarkerFaceColor',unifrnd(0,1,3,1));
end
set(gca,'XScale','log');
[beta, dev, stats] = glmfit(cat(1,data.contrast),cat(1,data.response),'poisson');
subplot(2,1,2);
plot(cat(1,data.contrast), stats.resid,'k.');
set(gca,'XScale','log');

% Now, fitting contrast-response curves (lines for now) separately for each
% color direction.  No constant because it has to be the same for all color
% directions.
beta = [];
for i = 1:length(data)
    beta(i) = glmfit(data(i).contrast,data(i).response,'poisson','constant','off');
end
figure; axes; hold on;
for i = 1:length(data)
   h = plot(beta(i)*data(i).contrast,data(i).response,'ko');
   set(h,'MarkerFaceColor',unifrnd(0,1,3,1));
end
set(gca,'XScale','log','YScale','log');


% Now fitting a gigantic model to the whole dataset
% with different slopes for each color direction but a common y-intercept.
r = cat(1,data.response);
designmatrix = zeros(length(r),length(data));
for i = 1:length(data)
    if i == 1
        tmp = [1 length(data(i).response)];
    else
        tmp = length(cat(1,data(1:i-1).response))+[1 length(data(i).response)];
    end
    designmatrix(tmp(1):tmp(2),i) = data(i).contrast;
end
[beta,dev,stats] = glmfit(designmatrix,r,'poisson');
figure; subplot(2,1,1); hold on;
yhat = [];
for i = 1:length(data)
   h = plot(beta(i+1)*data(i).contrast+beta(1),data(i).response,'ko');
   set(h,'MarkerFaceColor',unifrnd(0,1,3,1));
   yhat= [yhat; repmat(i,size(data(i).contrast,1),1), beta(i+1)*data(i).contrast+beta(1)];
end
set(gca,'XScale','log');

subplot(2,1,2); hold on;
for i = 1:length(data)
    L = yhat(:,1) == i;
    h = plot(yhat(L,2),stats.resid(L),'ko');
    set(h,'MarkerFaceColor',unifrnd(0,1,3,1));
end
set(gca,'XScale','log');

% Plotting beta as a function of color direction
scaled = uniquecolordirs./repmat(beta(2:end,:),1,3);
figure; axes; hold on;
plot3(scaled(:,1),scaled(:,2),scaled(:,3),'k.')
plot3(-scaled(:,1),-scaled(:,2),-scaled(:,3),'k.')
plot3(0,0,0,'y.')
%%
% Section 8.2
% Comparing contrast-response functions measured in DTspot and NeuroThresh.
DTfilename = 'S012710006';
NTfilename = 'S012710004';
DT = nex2stro(findfile(DTfilename));
NT = nex2stro(findfile(NTfilename));

% First getting contrast-response function from DTspot
ntrials = size(DT.trial,1);
DTcolordirs = reshape(DT.sum.exptParams.RF_colors,[3 3]);
stimon_t = DT.trial(:,strcmp(DT.sum.trialFields(1,:),'flash_on'))
stimoff_t = DT.trial(:,strcmp(DT.sum.trialFields(1,:),'flash_off'))
dt = stimoff_t-stimon_t;
DTspikerate = zeros(ntrials,1);
for i = 1:ntrials
    spiketimes = DT.ras{i,strcmp(DT.sum.rasterCells,'sig001a')};
    nspikes = sum(spiketimes > stimon_t(i) & spiketimes < stimoff_t(i)) 
    DTspikerate(i) = nspikes./dt(i)
end




%%
% Section 9
% How does the STA compare with the isoresponse surface fit by NeuroThresh?

WNfile = 'K072009001'; GTfile = 'K072009002'; NTfile = 'K072009003'; % Lum simple cell
WNfile = 'K090309001'; GTfile = 'K090309003'; NTfile = 'K090309006';%Pancolor complex
%WNfile = 'K102209008'; GTfile = 'K102209006'; NTfile = 'K102209007';% lum
%WNfile = 'K010110001'; GTfile = 'K010110003'; NTfile = 'K010110005'; %Nice lum simple cell
%WNfile = 'S012710001'; GTfile = 'S012710002'; NTfile = 'S012710003';%color
%WNfile = 'S033010001'; GTfile = 'S033010002'; NTfile = 'S033010003';%blue
WNfile = 'S071410006'; GTfile = 'S071410004'; NTfile = 'S071410005';% DO - discrep.
WNfile = 'S021810011'; GTfile = 'S021810007'; NTfile = 'S021810008';% 

%WNfile = 'S030410001'; GTfile = 'S030410002'; NTfile = 'S030410003';%magenta pan


WN=nex2stro(findfile(WNfile));
GT=nex2stro(findfile(GTfile));
NT=nex2stro(findfile(NTfile));
GTout = getGratingTuning(GT, 1);
GTconeweights = GTout.color.prefcolor/sum(abs(GTout.color.prefcolor));

%%%%%%%%%%%%%%%%%%%%%%%%%%%%%%%%%%%%%%%%%%
% Getting cone weights from white noise
framerate = WN.sum.exptParams.framerate;
nstixperside = WN.sum.exptParams.nstixperside;
ntrials = length(WN.sum.absTrialNum);
stimonidx = find(strcmp(WN.sum.trialFields(1,:),'stim_on'));
stimoffidx = find(strcmp(WN.sum.trialFields(1,:),'all_off'));
nframesidx = find(strcmp(WN.sum.trialFields(1,:),'num_frames'));
noisetypeidx = find(strcmp(WN.sum.trialFields(1,:),'noise_type'));
sigmaidxs = strmatch('sigma',WN.sum.trialFields(1,:));

hepidx = find(strcmp(WN.sum.rasterCells(1,:),'AD11'));
vepidx = find(strcmp(WN.sum.rasterCells(1,:),'AD12'));
anlgStartTimeidx = find(strcmp(WN.sum.rasterCells(1,:),'anlgStartTime'));
eyestart_t = [WN.ras{:,anlgStartTimeidx}]';
eyesampperiod = 1/WN.sum.analog.storeRates{1};

gammaTable = WN.sum.exptParams.gamma_table;
gammaTable = reshape(gammaTable, length(gammaTable)/3, 3);
gammaTable1 = interp1(linspace(0,255,256),gammaTable,linspace(0,255,65536), 'spline');
invgamma = InvertGamma(gammaTable, 0);

% Reconstructing the M matrix
fundamentals = WN.sum.exptParams.fundamentals;
fundamentals = reshape(fundamentals,[length(fundamentals)/3,3]);
mon_spd = WN.sum.exptParams.mon_spd;
mon_spd = reshape(mon_spd,[length(mon_spd)/3, 3]);
mon_spd = SplineRaw([380:4:780]', mon_spd, [380:5:780]');
M = fundamentals'*mon_spd;

% Getting the background rgb/lms
ridx = find(strcmp(WN.sum.trialFields(1,:),'bkgnd_r'));
gidx = find(strcmp(WN.sum.trialFields(1,:),'bkgnd_g'));
bidx = find(strcmp(WN.sum.trialFields(1,:),'bkgnd_b'));
bkgndRGB = [mode(WN.trial(:,ridx)), mode(WN.trial(:,gidx)), mode(WN.trial(:,bidx))];
bkgndrgb = [gammaTable(bkgndRGB(1)+1,1); gammaTable(bkgndRGB(2)+1,2); gammaTable(bkgndRGB(3)+1,3)];
bkgndlms = M*bkgndrgb;

spikename = getSpikenum(WN);
spikeidx = find(strcmp(WN.sum.rasterCells(1,:),spikename));
maxT = 9;
Lgunnoise = WN.trial(:,noisetypeidx) == 1;
Lconenoise = WN.trial(:,noisetypeidx) == 2;
WN.ras(Lconenoise,:) = [];
WN.trial(Lconenoise,:) = [];
out = getWhtnsStats(WN,maxT,'STCOVmex',{nstixperside^2, 3, maxT},spikename);
STAs = out{1};
nspikes = out{3};
normfactor = 1./(2.5*max(abs(STAs(:))));
muvect = reshape(repmat([.5 .5 .5],nstixperside^2,1),nstixperside^2*3,1);

% Plotting
figure;
for i = 1:size(STAs,2)
    STA = normfactor*(STAs(:,i)-muvect)+muvect;
    STA = reshape(STA,[nstixperside nstixperside 3]);
    subplot(1,size(STAs,2),i);
    image(STA);
    set(gca,'XTick',[],'YTick',[]); axis square;
end

STAgunmat = reshape(STAs,[nstixperside^2 3 maxT]);
STAgunmat = permute(STAgunmat,[2 1 3]);
STAgunmat = reshape(STAgunmat,[3, nstixperside^2*maxT]);

energy = sum(STAgunmat.^2);
whichpix = logical(energy>3*std(energy));
[u,s,v] = svd(STAgunmat(:,whichpix));
u = mean(STAgunmat(:,whichpix),2)
%u(:,1) = STAgunmat(:,energy == max(energy)); % Single hottest pixel
if (sum(v(:,1)) < 0)
    u = -u;
end
WNgunweights = u(:,1)./sum(abs(u(:,1)));
WNconeweights = inv((diag(1./bkgndlms)*M)')*u(:,1);
% Do I have to do something about bkgndlms here, above?
WNconeweights = WNconeweights'./sum(abs(WNconeweights));
if (WNconeweights*GTconeweights' < 0)
    WNconeweights = -WNconeweights;
    WNgunweights = -WNgunweights;
end

%%%%%%%%%%%%%%%%%%%%%%%%%%%%%%%%%%%%%%%%%%
% Getting cone weights from NeuroThresh
NTout = NTpreprocess(NT,.4,2);
NTout(:,1) = [];
Laccept = true(size(NTout,1),1);

scaled = NTout(:,[1:3]) .*repmat(NTout(:,4), 1,3);
Loog = logical(NTout(:,6));

[v,d] = eig(cov([scaled(~Loog,:); -scaled(~Loog,:)]));
d = diag(d);
whtmat = diag(sqrt(1./d))*v';
scaled = scaled*whtmat';
[th,ph,r] = cart2sph(scaled(~Loog,1),scaled(~Loog,2),scaled(~Loog,3));

errs = zeros(500,500);
tmp = tan(linspace(-pi/2.001,pi/2.001,size(errs,1)));
for i = 1:length(tmp)
    for j = 1:length(tmp)
        % Parametrically varying a and b and leaving c=1
        predr = -1./(tmp(i).*cos(ph).*cos(th)+tmp(j).*cos(ph).*sin(th)+sin(ph));
        resid = log(abs(predr))-log(r);
        resid = resid-mean(resid);  % That extra degree of freedom
        errs(i,j) = sum(resid.^2);
    end
end
[i,j] = ind2sub(size(errs),find(errs(:) == min(errs(:))));
a = tmp(i); b = tmp(j); c = 1;
predr = -1./(tmp(i).*cos(ph).*cos(th)+tmp(j).*cos(ph).*sin(th)+sin(ph));
shiftfactor = mean(log(abs(predr))-log(r));
a = a*exp(shiftfactor);
b = b*exp(shiftfactor);
c = c*exp(shiftfactor);

% Changing coordinate frames for gradient descent fits of planar and
% quadratic surfaces.
rotmat = MakeOrtho([[a; b; c;] normrnd(0,1,3,2)]);
rotmat = [rotmat(:,[2 3]) rotmat(:,1)];
xyz = scaled(:,[1 2 3])*rotmat;
rotabc = inv(rotmat)*[a;b;c];

% Doing gradient descent for planar fit.
options = optimset('MaxFunEvals',50000,'MaxIter',50000,'TolFun',10^-6,'TolX',10^-6);
[planeparams, planeSSE, exitflag, out4] = fminsearch(@(x) surfacefiterr2(xyz, x, Loog),rotabc,options);
[quadparams, quadSSE, exitflag, out4] = fminsearch(@(x) surfacefiterr2(xyz, x, Loog),[rotabc;0;0;0],options);
NTconeweights = planeparams'*rotmat'*whtmat;
NTconeweights = NTconeweights./sum(abs(NTconeweights));
if (NTconeweights*GTconeweights' < 0)
    NTconeweights = -NTconeweights;
end

GTconeweights
WNconeweights
NTconeweights

% Plotting isoresponse plane and stimulus cloud from white noise.
scaled = NTout(:,[1:3]) .*repmat(NTout(:,4), 1,3);
lim = 6;
[x y] = meshgrid(linspace(-lim,lim,10),linspace(-lim,lim,10));
z = -(1+planeparams(1)*x+planeparams(2)*y)/planeparams(3);
%z = -(1+quadparams(1)*x+quadparams(2)*y+quadparams(4)*x.^2+quadparams(5)*y.^2+quadparams(6).*x.*y)/quadparams(3);

tmp = permute(cat(3,x,y,z),[3 1 2]);
tmp = reshape(tmp,3,size(x,2)*size(y,2));
xformM = inv(rotmat'*whtmat);

xformed = xformM*tmp;
xformed = reshape(xformed, 3, size(x,2), size(y,2));
xformed = permute(xformed,[2 3 1]);

figure; hold on;
color = [.5 .5 .5];
h1 = surf(xformed(:,:,1),xformed(:,:,2),xformed(:,:,3));
set(h1,'CDataMapping','direct','FaceColor',color,'EdgeColor',color,'EdgeAlpha',.2,'FaceAlpha',.2);
h2 = surf(-xformed(:,:,1),-xformed(:,:,2),-xformed(:,:,3));
set(h2,'CDataMapping','direct','FaceColor',color,'EdgeColor',color,'EdgeAlpha',.2,'FaceAlpha',.2);
xlabel('L'); ylabel('M'); zlabel('S');
plot3(scaled(~Loog,1),scaled(~Loog,2),scaled(~Loog,3),'k.')
plot3(-scaled(~Loog,1),-scaled(~Loog,2),-scaled(~Loog,3),'k.')
plot3(scaled(Loog,1),scaled(Loog,2),scaled(Loog,3),'y.')
plot3(-scaled(Loog,1),-scaled(Loog,2),-scaled(Loog,3),'y.')

% Now the stimulus cloud
sigma_rgb = [unique(WN.trial(:,strcmp(WN.sum.trialFields(1,:), 'sigma1'))),...
        unique(WN.trial(:,strcmp(WN.sum.trialFields(1,:), 'sigma2'))),...
        unique(WN.trial(:,strcmp(WN.sum.trialFields(1,:), 'sigma3')))]/1000;
sigma_rgb(all(sigma_rgb == 0,2),:) = [];
cov_rgb = diag(sigma_rgb.^2);
cov_lms = M*cov_rgb*M';
[v,d] = eig(cov_lms);
[x,y,z] = ellipsoid(0,0,0,sqrt(d(1,1))./bkgndlms(1),sqrt(d(2,2))./bkgndlms(2),sqrt(d(3,3))./bkgndlms(2));
tmpmat = v*[x(:) y(:) z(:)]';
newxyz = reshape(tmpmat',[size(x,1),size(x,2),3]);
h = surf(newxyz(:,:,1),newxyz(:,:,2),newxyz(:,:,3));
set(h,'EdgeAlpha',0,'FaceAlpha',.3);

h(1) = plot3([0 WNconeweights(1)],[0 WNconeweights(2)],[0 WNconeweights(3)],'r-');
h(2) = plot3([0 GTconeweights(1)],[0 GTconeweights(2)],[0 GTconeweights(3)],'k-');
h(3) = plot3([0 NTconeweights(1)],[0 NTconeweights(2)],[0 NTconeweights(3)],'m-');
legend(h,{'WN','GT','NT'})

% Now we do the same thing, but plot everything in RGB space
figure; axes; hold on;
[x,y,z] = ellipsoid(0,0,0,sigma_rgb(1),sigma_rgb(2),sigma_rgb(3));
h = surf(x,y,z);
set(h,'EdgeAlpha',0,'FaceAlpha',.3);
% NT.  Need to figure out how to deal with bkgndlms
rgb = (inv(M)*(scaled.*repmat(bkgndlms',size(scaled,1),1))')';
plot3(rgb(~Loog,1),rgb(~Loog,2),rgb(~Loog,3),'k.')
plot3(-rgb(~Loog,1),-rgb(~Loog,2),-rgb(~Loog,3),'k.')
plot3(rgb(Loog,1),rgb(Loog,2),rgb(Loog,3),'y.')
plot3(-rgb(Loog,1),-rgb(Loog,2),-rgb(Loog,3),'y.')
axis equal;
plot3([0 WNgunweights(1)],[0 WNgunweights(2)],[0 WNgunweights(3)],'r-');
NTgunweights = M'*NTconeweights';
NTgunweights = NTgunweights./sum(abs(NTgunweights));
plot3([0 NTgunweights(1)],[0 NTgunweights(2)],[0 NTgunweights(3)],'m-');

GTgunweights = M'*GTconeweights';
GTgunweights = GTgunweights./sum(abs(GTgunweights));
plot3([0 GTgunweights(1)],[0 GTgunweights(2)],[0 GTgunweights(3)],'k-');

set(gca,'Xlim',[-.4 .4],'YLim',[-.4 .4],'Zlim',[-.4 .4])

lim = 1;
[x y] = meshgrid(linspace(-lim,lim,10),linspace(-lim,lim,10));
z = -(1+planeparams(1)*x+planeparams(2)*y)/planeparams(3);
%z = -(1+quadparams(1)*x+quadparams(2)*y+quadparams(4)*x.^2+quadparams(5)*y.^2+quadparams(6).*x.*y)/quadparams(3);

tmp = permute(cat(3,x,y,z),[3 1 2]);
tmp = reshape(tmp,3,size(x,2)*size(y,2));
xformM = inv(diag(1./bkgndlms)*M)*inv(rotmat'*whtmat);

xformed = xformM*tmp;
xformed = reshape(xformed, 3, size(x,2), size(y,2));
xformed = permute(xformed,[2 3 1]);

color = [.5 .5 .5];
h1 = surf(xformed(:,:,1),xformed(:,:,2),xformed(:,:,3));
set(h1,'CDataMapping','direct','FaceColor',color,'EdgeColor',color,'EdgeAlpha',.2,'FaceAlpha',.2);
h2 = surf(-xformed(:,:,1),-xformed(:,:,2),-xformed(:,:,3));
set(h2,'CDataMapping','direct','FaceColor',color,'EdgeColor',color,'EdgeAlpha',.2,'FaceAlpha',.2);

%%
% Section 10
% Playing around with a few models of color tuning.  One hope is to fit
% models to the NeuroThresh data that use *all* the data - not just the
% terminations of the staircases.  Can we fit models that are separable in
% contrast and color direction?  Is this misguided?
figure;
weights = [1 1 1]';
[x,y,z] = meshgrid([-1:.1:1],[-1:.1:1],[-1:.1:1]);
%stim = [x(:) y(:) z(:)];
[th,ph,r] = cart2sph(x(:),y(:),z(:));
dotprods = [cos(ph).*cos(th) cos(ph).*sin(th) sin(ph)]*weights;
%dotprods = [x(:) y(:) z(:)]*weights;

%plot3(x(:),y(:),z(:),'.');
pow = .5
colors = {'red','green'};
vals = [.5 1];
for i = 1:length(vals)
    val = vals(i);
    fv = isosurface(x,y,z,reshape(r.^pow.*dotprods,size(x)),val)
    h = patch(fv);
    set(h,'FaceColor',colors{i},'EdgeColor',colors{i});
    fv = isosurface(x,y,z,reshape(r.^pow.*dotprods,size(x)),-val)
    h = patch(fv);
    set(h,'FaceColor',colors{i},'EdgeColor',colors{i});
end

% The model:
% r.^n*[cos(ph)cos(th) cos(ph)sin(th) sin(ph)]*[a b c]' 
% includes a plane and some bent surfaces.  It appears to be good for
% modeling a single isoresponse surface, but the contrast response
% functions get weird as we change 'n'.  

% GLM.  How do I express a GLM in spherical coordinates?
%%
% Doing everything in 2-D for now
% Hoping to stumble onto a good parametrization for a full model by
% flailing around in polar coordinates.  Basically unsuccessful.

weights = [.1 .2]';
[x,y] = meshgrid([-1:.1:1],[-1:.1:1]);
[th,r] = cart2pol(x(:),y(:));

pow1 = 1;
pow2 = 1;
dotprods = [cos(th) sin(th)].^pow1*weights;
dotprods = [cos(th).^2 sin(th).^2 2*cos(th).*sin(th)]*[.1 .1 0]';
fr = reshape(r.^pow2.*dotprods,size(x));

%fr = exp(fr);
%fr = 1-.3.*fr+2.*max(fr,0).^2
figure; subplot(2,1,1);
contour(x,y,fr); axis square;
%set(gca,'XScale','log','YScale','log')
subplot(2,1,2);
surf(x,y,fr); axis square;
%set(gca,'XScale','log','YScale','log')


%%
% Can we even *make* a model neuron that has identical contrast response
% functions in all directions (up to a horizontal scale factor) an smooth,
% nonplanar isoresponse contours?  Are they nested?


% Generic quadric surface 
% ax2+by2+cz2+dxy+eyz+fxz+gx+hy+iz = 1;
%coefficients = [1 0 0 0 0  0 0 0 0]; Gives parallel planes.


%coefficients = [1/2 1/2 0  1 0 0  0 0 0];
%[x,y,z] = meshgrid([-1:.2:1],[-1:.2:1],[-1:.2:1]);
%variables = [x(:).^2 y(:).^2 z(:).^2 x(:).*y(:) y(:).*z(:) x(:).*z(:) x(:) y(:) z(:)];
%fr = variables*coefficients';
%cla; hold on;
%isosurface(x,y,z,reshape(fr,size(x)), 1)
%isosurface(-x,-y,-z,reshape(fr,size(x)), 1)
%isosurface(x,y,z,reshape(fr,size(x)), .1)
%isosurface(-x,-y,-z,reshape(fr,size(x)), .5)
%isosurface(x,y,z,reshape(fr,size(x)), 0)
%set(gca,'XLim',[-1 1],'YLim',[-1 1],'ZLim',[-1 1]);

% 2-D case, pure rotation (norm v = norm u = 1);
% alpha can be from -1 to 1;
alpha = 0;
[x,y] = meshgrid([-1:.1:1],[-1:.1:1]);
variables = [x(:).^2 y(:).^2 x(:).*y(:)];
coefficients = [alpha.^2 1-alpha.^2 2*alpha*sqrt(1-alpha.^2)];
fr = variables*coefficients';
cla; hold on;
contour(x,y,reshape(fr,size(x)));
axis square

% 2-D case with the freedom to change the scale of x and y
%alpha = 1; beta = -3;
%coefficients = [alpha.^2 beta.^2 2*alpha*beta];
%fr = variables*coefficients';
%figure; cla; hold on;
%contour(x,y,reshape(fr,size(x)));
%axis square


%%
% 3-D case
alpha = 0;
beta = 0;
gamma = 1-alpha^2-beta^2;
[x,y,z] = meshgrid([-1:.1:1],[-1:.1:1],[-1:.1:1]);
coefficients = [alpha^2 beta^2 gamma^2 2*alpha*beta 2*alpha*gamma 2*beta*gamma];
variables = [x(:).^2 y(:).^2 z(:).^2 x(:).*y(:) x(:).*z(:) y(:).*z(:)];
fr = variables*coefficients';
cla; hold on;
isosurface(x,y,z,reshape(fr,size(x)), .5)
set(gca,'XLim',[-1 1],'YLim',[-1 1],'ZLim',[-1 1]);

%%
% Converting a pair of planes represented as |ax+by+cz| = 1 to the 
% ax^2+by^2+cz^2+dxy+exz+fyz = 1 representation

abc = [-1 1 -2];
[x,y,z] = meshgrid([-2:.2:2],[-2:.2:2],[-2:.2:2]);
variables = [x(:) y(:) z(:)];
fr = variables*abc';

% The first way
figure; subplot(2,1,1); hold on;
p = patch(isosurface(x,y,z,reshape(fr,size(x)), 1));
set(p, 'FaceColor', 'red', 'EdgeColor', 'none');
p = patch(isosurface(-x,-y,-z,reshape(fr,size(x)), 1));
set(gca,'XLim',[-2 2],'YLim',[-2 2],'ZLim',[-2 2]);
set(p, 'FaceColor', 'red', 'EdgeColor', 'none');
axis square;

% The second way
alpha = abc(1); beta = abc(2); gamma = abc(3);
coefficients = [alpha^2 beta^2 gamma^2 2*alpha*beta 2*alpha*gamma 2*beta*gamma];
variables = [x(:).^2 y(:).^2 z(:).^2 x(:).*y(:) x(:).*z(:) y(:).*z(:)];
fr = variables*coefficients';
%subplot(2,1,2);
p = patch(isosurface(x,y,z,reshape(fr,size(x)), 1))
set(p, 'FaceColor', 'blue', 'EdgeColor', 'none');
set(gca,'XLim',[-2 2],'YLim',[-2 2],'ZLim',[-2 2]);
axis square;

%%
% Seeing how tweaking the coefficients/eigenvalues change the shape of the
% surface

abc = [-1 1 -2];
[x,y,z] = meshgrid([-2:.2:2],[-2:.2:2],[-2:.2:2]);
variables = [x(:) y(:) z(:)];
fr = variables*abc';

% plotting the parallel planes
alpha = abc(1); beta = abc(2); gamma = abc(3);
coefficients = [alpha^2 beta^2 gamma^2 2*alpha*beta 2*alpha*gamma 2*beta*gamma];
variables = [x(:).^2 y(:).^2 z(:).^2 x(:).*y(:) x(:).*z(:) y(:).*z(:)];
fr = variables*coefficients';
figure;
p = patch(isosurface(x,y,z,reshape(fr,size(x)), 1))
set(p, 'FaceColor', 'blue', 'EdgeColor', 'none');
set(gca,'XLim',[-2 2],'YLim',[-2 2],'ZLim',[-2 2]);
axis square;
A = [alpha^2 alpha*beta alpha*gamma;...
    alpha*beta beta^2 beta*gamma;...
    alpha*gamma beta*gamma gamma^2];
[v,d] = eig(A)

% Tweaking the eigenvalues
d(1,1) = -d(3,3)/10;
d(2,2) = d(3,3)/10;
newcoeffs = v*d*v';
coefficients = [newcoeffs(1,1) newcoeffs(2,2) newcoeffs(3,3) 2*newcoeffs(1,2) 2*newcoeffs(1,3) 2*newcoeffs(2,3)];
fr = variables*coefficients';

p = patch(isosurface(x,y,z,reshape(fr,size(x)), 1))
set(p, 'FaceColor', 'blue', 'EdgeColor', 'none');
set(gca,'XLim',[-2 2],'YLim',[-2 2],'ZLim',[-2 2]);
axis square;

%%
% Trying to fit real data using this new way of representing a pair or
% parallel planes as a quadratic.
NTfilename = 'S080910003.nex';  % Beautiful funnel
%NTfilename = 'Sedna/S050410006.nex';  % planar
%NTfilename = 'Sedna/S033010003.nex';  % Cylinder?
%NTfilename = 'Kali/K070110005.nex';
%NTfilename = 'Kali/K091010004.nex'; % Beautiful funnel
% NTfilename = 'Kali/K102010006.nex'; % Pan color
%NTfilename = 'S0.nex';  


NT = nex2stro(findfile(NTfilename));
out = NTpreprocess(NT,.4, 0);
scaled = out(:,[2:4]).*repmat(out(:,5),[1 3]);
Loog = logical(out(:,end));
[planeparams, planeSSE, quadparams, quadSSE, xformmat] = NTsurfacefit(scaled, Loog);

rotateddata = scaled*xformmat;
figure; axes; hold on;
plot3(rotateddata(~Loog,1),rotateddata(~Loog,2),rotateddata(~Loog,3),'k.');
plot3(-rotateddata(~Loog,1),-rotateddata(~Loog,2),-rotateddata(~Loog,3),'k.');
plot3([zeros(sum(Loog),1) rotateddata(Loog,1)]',[zeros(sum(Loog),1) rotateddata(Loog,2)]',[zeros(sum(Loog),1) rotateddata(Loog,3)]','y-');
plot3([zeros(sum(Loog),1) -rotateddata(Loog,1)]',[zeros(sum(Loog),1) -rotateddata(Loog,2)]',[zeros(sum(Loog),1) -rotateddata(Loog,3)]','y-');

% Plotting the planar fits
tmp1 = linspace(-mean(abs(rotateddata(:,1))),mean(abs(rotateddata(:,1))),2);
tmp2 = linspace(-mean(abs(rotateddata(:,2))),mean(abs(rotateddata(:,2))),2);
[xx yy] = meshgrid(tmp1,tmp2);
planez = -(1+planeparams(1)*xx+planeparams(2)*yy)/planeparams(3); % plane 1
h = surf(xx,yy,planez);
set(h,'FaceAlpha',.2);
planez = (1-planeparams(1)*xx-planeparams(2)*yy)/planeparams(3); % plane 2
h = surf(xx,yy,planez);
set(h,'FaceAlpha',.2);

% Plotting quadratic fit
m = max(max(abs(rotateddata(~Loog,:))));
domain = 3*linspace(-m,m,30);
[x,y,z] = meshgrid(domain,domain,domain);
variables = [x(:).^2 y(:).^2 z(:).^2 2*x(:).*y(:) 2*x(:).*z(:) 2*y(:).*z(:)];
fr = variables*quadparams;
p = patch(isosurface(x,y,z,reshape(fr,size(x)), 1));
set(p,'FaceAlpha',.2,'FaceColor','green','Edgealpha',0);
axis vis3d;
camlight;
lighting phong;
axis square;


% % can we get a better fit with a different initial guess?
% % Not obviously
% 
% A = [planeparams(1).^2 planeparams(1)*planeparams(2) planeparams(1)*planeparams(3);...
%      planeparams(1)*planeparams(2) planeparams(2).^2 planeparams(2)*planeparams(3);...
%      planeparams(1)*planeparams(3) planeparams(2)*planeparams(3) planeparams(3).^2];
%  
% % Doing a grid search in a 3-D space spanned by the eigenvectors
% [v,d] = eig(A);
% [th,ph,r] = cart2sph(rotateddata(:,1),rotateddata(:,2),rotateddata(:,3));
% out = [];
% eigvals = [-.5:.025:1];
% for i = 1:length(eigvals)
%     for j = 1:length(eigvals)
%         for k = 1:length(eigvals)
%             dd = d;
%             dd(1,1) = eigvals(i);
%             dd(2,2) = eigvals(j);
%             dd(3,3) = d(3,3)+eigvals(k);
%             newcoeffs = v*dd*v';
%             
%             predr2 = 1./(newcoeffs(1,1).*(cos(ph).*cos(th)).^2 +...
%                 newcoeffs(2,2).*(cos(ph).*sin(th)).^2 +...
%                 newcoeffs(3,3).*sin(ph).^2 + ...
%                 2*newcoeffs(1,2).*cos(ph).*cos(th).*cos(ph).*sin(th) +...
%                 2*newcoeffs(1,3).*cos(ph).*cos(th).*sin(ph) +...
%                 2*newcoeffs(2,3).*cos(ph).*sin(th).*sin(ph));
%             if (any(predr2<0))
%                 predr2(predr2<0) = inf;
%             end
%             predr = sqrt(predr2);
%             
%             resid = log(abs(predr))-log(r);
%             resid(Loog&(abs(predr) > r)) = 0;
%             out(i,j,k) = sum(resid.^2);
%         end
%     end
% end
% 
% %figure;
% %imagesc(out);
% min(out(:))
% [i,j,k] = ind2sub([length(eigvals), length(eigvals), length(eigvals)],find(out == min(out(:))))
% dd = d;
% dd(1,1) = eigvals(i);
% dd(2,2) = eigvals(j);
% dd(3,3) = d(3,3)+eigvals(k);
% newcoeffs = v*dd*v';
% initguess = [newcoeffs(1,1) newcoeffs(2,2) newcoeffs(3,3) newcoeffs(1,2) newcoeffs(1,3) newcoeffs(2,3)];
% m = max(rotateddata(:));
% domain = linspace(-m,m,20);
% [x,y,z] = meshgrid(domain,domain,domain);
% variables = [x(:).^2 y(:).^2 z(:).^2 2*x(:).*y(:) 2*x(:).*z(:) 2*y(:).*z(:)];
% fr = variables*initguess';
% p = patch(isosurface(x,y,z,reshape(fr,size(x)), 1));
% set(p,'FaceAlpha',.2,'FaceColor','red','Edgealpha',0);
% axis vis3d;
% camlight;
% lighting phong;
% axis square;
% 
% [quadparams, quadSSEtobeat, exitflag, out4] = fminsearch(@(x) surfacefiterr4(rotateddata, x, Loog),initguess,options);
% quadSSEtobeat
% fr = variables*quadparams';
% p = patch(isosurface(x,y,z,reshape(fr,size(x)), 1));
% set(p,'FaceAlpha',.2,'FaceColor','blue','Edgealpha',0);
% 
%%
% What do the eigenvalues/vectors of 1-sheet hyperboloid mean?
% I assume the negative eigenvector is pointing down the hollow part of the
% surface, but it would be good to know for sure.  Confirmed.

NT = nex2stro(findfile('K082409005'));
out = NTpreprocess(NT,.4, 2);
scaled = out(:,[2:4]).*repmat(out(:,5),[1 3]);
Loog = logical(out(:,end));
[planeparams, planeSSE, quadparams, quadSSE, xformmat] = NTsurfacefit(scaled, Loog);

% Plotting quadratic fit
figure; axes; hold on;
rotateddata = scaled*xformmat;
m = max(max(abs(rotateddata(~Loog,:))));
domain = 3*linspace(-m,m,30);
[x,y,z] = meshgrid(domain,domain,domain);
variables = [x(:).^2 y(:).^2 z(:).^2 2*x(:).*y(:) 2*x(:).*z(:) 2*y(:).*z(:)];
fr = variables*quadparams;
p = patch(isosurface(x,y,z,reshape(fr,size(x)), 1));
set(p,'FaceAlpha',.2,'FaceColor','green','Edgealpha',0);
axis vis3d;
camlight;
lighting phong;
axis square;

A = [quadparams(1) quadparams(4) quadparams(5);...
    quadparams(4) quadparams(2) quadparams(6);...
    quadparams(5) quadparams(6) quadparams(3)];
[v,d] = eig(A);

for i = 1:3
    h = plot3([0 v(1,i)],[0 v(2,i)],[0 v(3,i)],'y-','Linewidth',2);
    if d(i,i)<0
        set(h,'Color','red')
    end
end
